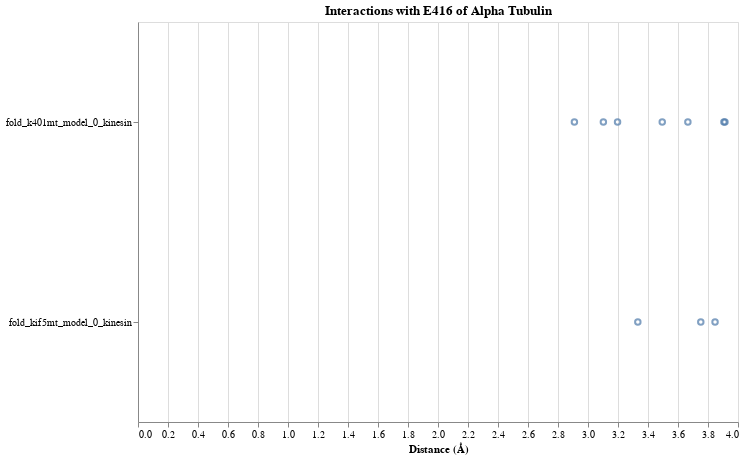

Write notebook code for a chart like this one.
### Code cell
import pandas as pd
import altair as alt
import os

# Path to the directory containing the CSV files
directory_path = '/Users/jazzeruncal/git/Jazzer_surf/data/interactionsMT'

# Initialize empty DataFrames to store alpha interactions
alpha_df = pd.DataFrame()

# Process each CSV file in the directory
for filename in os.listdir(directory_path):
    if filename.endswith(".csv") and 'alpha' in filename:
        file_path = os.path.join(directory_path, filename)
        
        # Load the CSV file
        df = pd.read_csv(file_path)
        
        # Extract the Kinesin name from the filename
        kinesin_name = filename.replace('test_kinesin_', '').replace('_alpha.csv', '')
        df['Kinesin'] = kinesin_name
        df['Type'] = 'Alpha'
        
        # Append to the alpha DataFrame
        alpha_df = pd.concat([alpha_df, df], ignore_index=True)

# Filter the alpha interactions to include only interactions with E416 of the alpha tubulin
filtered_alpha_df = alpha_df[(alpha_df['Residue Name 2'] == 'E') & (alpha_df['Residue ID 2'] == 416)]

# Ensure all Kinesins are represented, even if they have no interactions with E416
all_kinesins = alpha_df['Kinesin'].unique()
for kinesin in all_kinesins:
    if kinesin not in filtered_alpha_df['Kinesin'].values:
        empty_row = pd.DataFrame({'Residue Name 1': [None], 'Residue ID 1': [None], 'Atom Name 1': [None], 
                                  'Residue Name 2': ['E'], 'Residue ID 2': [416], 'Atom Name 2': [None], 
                                  'Distance (Å)': [None], 'Kinesin': [kinesin], 'Type': ['Alpha']})
        filtered_alpha_df = pd.concat([filtered_alpha_df, empty_row], ignore_index=True)

# Create the plot
e416_plot = alt.Chart(filtered_alpha_df).mark_point().encode(
    y=alt.Y('Kinesin:N', title=None),
    x=alt.X('Distance (Å):Q', title='Distance (Å)', scale=alt.Scale(domain=[0, 4])),
    tooltip=['Residue Name 1:N', 'Residue ID 1:Q', 'Atom Name 1:N', 'Distance (Å):Q']
).properties(
    height=400,
    width=600,
    title='Interactions with E416 of Alpha Tubulin'
).configure_text(
    fontWeight='bold'
)

# Display the plot
e416_plot

### Figure 1 — Vega-Lite specification as saved in the notebook (floating-point values rounded to 4 significant figures)
{"config": {"view": {"continuousWidth": 300, "continuousHeight": 300}, "text": {"fontWeight": "bold"}}, "data": {"name": "data-c152c06a2570f27d4990f3f61570634f"}, "mark": {"type": "point"}, "encoding": {"tooltip": [{"field": "Residue Name 1", "type": "nominal"}, {"field": "Residue ID 1", "type": "quantitative"}, {"field": "Atom Name 1", "type": "nominal"}, {"field": "Distance (Å)", "type": "quantitative"}], "x": {"field": "Distance (Å)", "scale": {"domain": [0, 4]}, "title": "Distance (Å)", "type": "quantitative"}, "y": {"field": "Kinesin", "title": null, "type": "nominal"}}, "height": 400, "title": "Interactions with E416 of Alpha Tubulin", "width": 600, "$schema": "https://vega.github.io/schema/vega-lite/v5.8.0.json", "datasets": {"data-c152c06a2570f27d4990f3f61570634f": [{"Residue Name 1": "K", "Residue ID 1": 244, "Atom Name 1": "Carbon Gamma", "Chain 1": "A", "Residue Name 2": "E", "Residue ID 2": 416, "Atom Name 2": "Carbon Delta", "Chain 2": "C", "Distance (Å)": 3.913, "Kinesin": "fold_k401mt_model_0_kinesin", "Type": "Alpha"}, {"Residue Name 1": "K", "Residue ID 1": 244, "Atom Name 1": "Carbon Gamma", "Chain 1": "A", "Residue Name 2": "E", "Residue ID 2": 416, "Atom Name 2": "OE1", "Chain 2": "C", "Distance (Å)": 2.909, "Kinesin": "fold_k401mt_model_0_kinesin", "Type": "Alpha"}, {"Residue Name 1": "K", "Residue ID 1": 244, "Atom Name 1": "Carbon Delta", "Chain 1": "A", "Residue Name 2": "E", "Residue ID 2": 416, "Atom Name 2": "OE1", "Chain 2": "C", "Distance (Å)": 3.666, "Kinesin": "fold_k401mt_model_0_kinesin", "Type": "Alpha"}, {"Residue Name 1": "K", "Residue ID 1": 244, "Atom Name 1": "Carbon Epsilon", "Chain 1": "A", "Residue Name 2": "E", "Residue ID 2": 416, "Atom Name 2": "Carbon Gamma", "Chain 2": "C", "Distance (Å)": 3.103, "Kinesin": "fold_k401mt_model_0_kinesin", "Type": "Alpha"}, {"Residue Name 1": "K", "Residue ID 1": 244, "Atom Name 1": "Carbon Epsilon", "Chain 1": "A", "Residue Name 2": "E", "Residue ID 2": 416, "Atom Name 2": "Carbon Delta", "Chain 2": "C", "Distance (Å)": 3.495, "Kinesin": "fold_k401mt_model_0_kinesin", "Type": "Alpha"}, {"Residue Name 1": "K", "Residue ID 1": 244, "Atom Name 1": "Carbon Epsilon", "Chain 1": "A", "Residue Name 2": "E", "Residue ID 2": 416, "Atom Name 2": "OE1", "Chain 2": "C", "Distance (Å)": 3.197, "Kinesin": "fold_k401mt_model_0_kinesin", "Type": "Alpha"}, {"Residue Name 1": "K", "Residue ID 1": 244, "Atom Name 1": "Nitrogen Zeta", "Chain 1": "A", "Residue Name 2": "E", "Residue ID 2": 416, "Atom Name 2": "Carbon Gamma", "Chain 2": "C", "Distance (Å)": 3.906, "Kinesin": "fold_k401mt_model_0_kinesin", "Type": "Alpha"}, {"Residue Name 1": "K", "Residue ID 1": 238, "Atom Name 1": "Carbon Epsilon", "Chain 1": "A", "Residue Name 2": "E", "Residue ID 2": 416, "Atom Name 2": "Carbon Gamma", "Chain 2": "C", "Distance (Å)": 3.332, "Kinesin": "fold_kif5mt_model_0_kinesin", "Type": "Alpha"}, {"Residue Name 1": "K", "Residue ID 1": 238, "Atom Name 1": "Carbon Epsilon", "Chain 1": "A", "Residue Name 2": "E", "Residue ID 2": 416, "Atom Name 2": "Carbon Delta", "Chain 2": "C", "Distance (Å)": 3.847, "Kinesin": "fold_kif5mt_model_0_kinesin", "Type": "Alpha"}, {"Residue Name 1": "K", "Residue ID 1": 238, "Atom Name 1": "Carbon Epsilon", "Chain 1": "A", "Residue Name 2": "E", "Residue ID 2": 416, "Atom Name 2": "OE1", "Chain 2": "C", "Distance (Å)": 3.752, "Kinesin": "fold_kif5mt_model_0_kinesin", "Type": "Alpha"}, {"Residue Name 1": null, "Residue ID 1": null, "Atom Name 1": null, "Chain 1": null, "Residue Name 2": "E", "Residue ID 2": 416, "Atom Name 2": null, "Chain 2": null, "Distance (Å)": null, "Kinesin": "fold_kif3mt_model_0_kinesin", "Type": "Alpha"}, {"Residue Name 1": null, "Residue ID 1": null, "Atom Name 1": null, "Chain 1": null, "Residue Name 2": "E", "Residue ID 2": 416, "Atom Name 2": null, "Chain 2": null, "Distance (Å)": null, "Kinesin": "fold_adpamt_model_0_kinesin", "Type": "Alpha"}, {"Residue Name 1": null, "Residue ID 1": null, "Atom Name 1": null, "Chain 1": null, "Residue Name 2": "E", "Residue ID 2": 416, "Atom Name 2": null, "Chain 2": null, "Distance (Å)": null, "Kinesin": "fold_healmt_model_0_kinesin", "Type": "Alpha"}, {"Residue Name 1": null, "Residue ID 1": null, "Atom Name 1": null, "Chain 1": null, "Residue Name 2": "E", "Residue ID 2": 416, "Atom Name 2": null, "Chain 2": null, "Distance (Å)": null, "Kinesin": "fold_thtrmt_model_0_kinesin", "Type": "Alpha"}]}}
